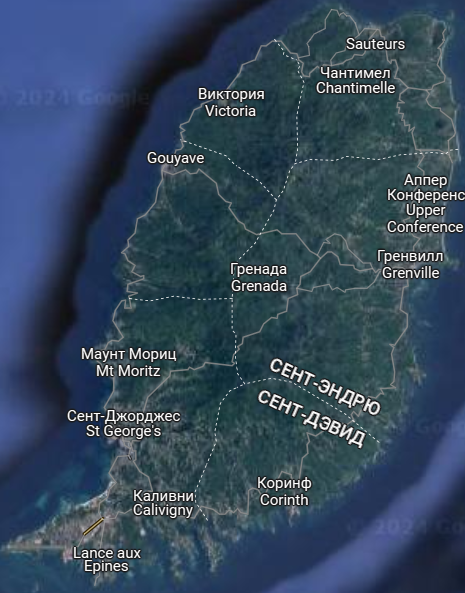
#> input picture image.png, 465 x 593 px, found by its file name
$ python projtrap.py
#> lines starting #> are read from the running program, lines starting #| are printed output that depends on the picture; long printed decimals are rounded
from PIL import Image
import matplotlib.pyplot as plt
import matplotlib.patches as patches

def calculate_and_visualize_area(image_path, cm_to_km, cm_to_px, n=10):
    # Відкрити зображення
#> called with cm_to_km = 1.36, cm_to_px = 37.39, n = 10
    image = Image.open(image_path)
#> image is the input picture: PIL image 465x593 RGBA; mean R, G, B, A 52.2, 71.5, 92.1, 255
    width_px, height_px = image.size
#> width_px = 465; height_px = 593

    # Конвертація розмірів зображення в сантиметри
    width_cm = width_px / cm_to_px
#> width_cm = 12.44
    height_cm = height_px / cm_to_px
#> height_cm = 15.86

    # Конвертація розмірів зображення в кілометри
    width_km = width_cm * cm_to_km
#> width_km = 16.91
    height_km = height_cm * cm_to_km
#> height_km = 21.57

    # Висота кожної трапеції в кілометрах
    trap_height_km = height_km / n
#> trap_height_km = 2.16

    # Ініціалізація загальної площі
    total_area_km2 = 0.0

    # Візуалізація
    fig, ax = plt.subplots()
    ax.imshow(image)

    # Обчислення та відображення трапецій
    trap_height_px = height_px // n
#> trap_height_px = 59

    for i in range(n):
        # Обчислення площі поточної трапеції
        a = width_km  # ширина зверху
        b = width_km  # ширина знизу (однакові для прямокутних трапецій)
        total_area_km2 += (a + b) * trap_height_km / 2

        # Візуалізація трапеції
        top_y = i * trap_height_px
        bottom_y = (i + 1) * trap_height_px
        trap = patches.Polygon([[0, top_y], [width_px, top_y], [width_px, bottom_y], [0, bottom_y]],
                               closed=True, edgecolor='red', facecolor='none', linewidth=1.5)
        ax.add_patch(trap)
#> after the loop, total_area_km2 = 364.8

    # Показ зображення з трапеціями
    ax.set_title(f"Total Area: {total_area_km2:.4f} km²")
    plt.show()
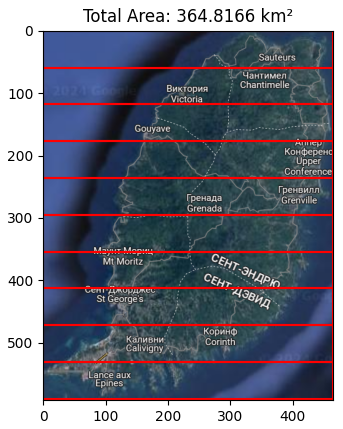
#> figure drawn by matplotlib, 1 panel

    return total_area_km2

# Виклик функції
image_path = r'C:\Users\takab\Desktop\матан\image.png'
cm_to_km = 1.36
cm_to_px = 37.39
area_km2 = calculate_and_visualize_area(image_path, cm_to_km, cm_to_px, n=10)
#> area_km2 = 364.8
print("Площа зображення в км²:", area_km2)
#| Площа зображення в км²: 364.817
